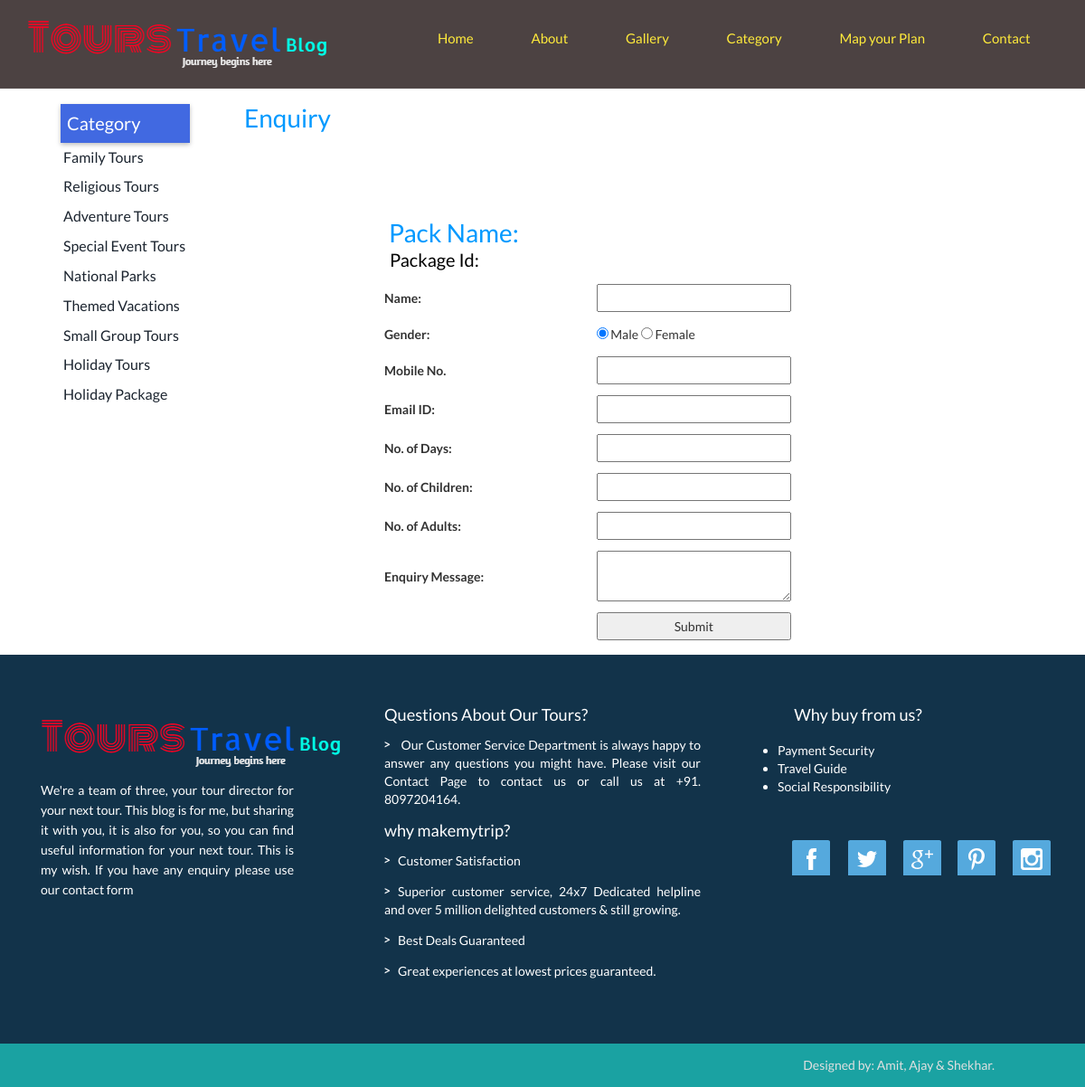
The app's page /enquiry.php with its own data.
### tables this page shows
CREATE TABLE `category` (
  `Cat_id` int(100) NOT NULL,
  `Cat_name` varchar(2000) NOT NULL
);

### enquiry.php (the view, shortened to what this page needs)
<!DOCTYPE html PUBLIC "-//W3C//DTD XHTML 1.0 Transitional//EN" "http://www.w3.org/TR/xhtml1/DTD/xhtml1-transitional.dtd">
<html xmlns="http://www.w3.org/1999/xhtml">
<head>
<link href="css/bootstrap.css" rel='stylesheet' type='text/css'/>
<link href="css/style.css" rel="stylesheet" type="text/css" media="all"/>
<link href="css/animate.css" rel="stylesheet" type="text/css" media="all">
</head>
<body>
<?php include('function.php'); ?>
<?php include('top.php'); ?>
<div style="height:50px"></div>
<div class=category-content>
 <div class=category-sidebar>
<table cellpadding="0" cellspacing="0">
<tr><td><div style="background: #4169E1;box-shadow: 0 2px 5px 0 rgba(0,0,0,.26);padding: 7px;margin-left: 2px; font-size: 20px;">Category</div></td></tr>
<?php
$s="select * from category";
$result=mysqli_query($cn,$s);
while($data=mysqli_fetch_array($result))
{
		echo "<tr><td style=' padding:5px;'><a href='subcat.php?catid=$data[0]'>$data[1]</a></td></tr>";
}
?>
</table>
</div>
    <?php
    $s="select * from package,category,subcategory where package.category=category.cat_id and package.subcategory=subcategory.subcatid and package.packid='" . $_GET["pid"] ."'";
    $result=mysqli_query($cn,$s);
    $data=mysqli_fetch_array($result);
    ?>
<div style="width:800px; float:left">
<table cellpadding="0px" cellspacing="0" width="1000px">
<tr><td class="headingText">Enquiry</td></tr>
<tr><td class="paraText" width="900px">
<table cellpadding="0" cellspacing="0" width="900px">
<td>
<table border="0"; width="600px" height="400px" align="center" >
<form method="post" enctype="multipart/form-data">
 <tr><td colspan="3" class="headingText">Pack Name:&nbsp;&nbsp;&nbsp;<?php echo $data[1];?></td></tr>
<tr><td colspan="3"><div style="color:black;font-family: Lato,Sans-Serif; font-size:20px;margin-left: 6px;
    margin-bottom: 8px;">Package Id: &nbsp;<?php echo $data[0];?></div></td></tr>
<tr><td class="lefttxt">Name:</td><td class="adjustmargin"><input type="text" name="t1" required pattern="[a-zA-z1 _]{3,50}" title"Please Enter Only Characters and numbers between 1 to 50 for Name"/></td></tr><br/>
<tr><td class="lefttxt">Gender:</td><td class="adjustmargin"><input type="radio" name="r1" value="Male" checked="checked" />  Male    <input type="radio" name="r1"  value="Female"/>  Female</td></tr><br/>
<tr><td class="lefttxt">Mobile No.</td><td class="adjustmargin"><input type="text" name="t2" required pattern="[0-9]{10,12}" title"Please Enter Only numbers between 10 to 12 for Mobile No"/></td></tr><br/>
<tr><td class="lefttxt">Email ID:</td><td class="adjustmargin"><input type="email" name="t3" required /></td><td><br/>
<tr><td class="lefttxt">No. of Days:</td><td class="adjustmargin"><input type="number" name="t4" required pattern="[1 _]{1,20}" title"Please Enter Only numbers between 1 to 20 for No. oF Days"/></td><td><br/>
<tr><td class="lefttxt">No. of Children:</td><td class="adjustmargin"><input type="number" name="t5" required pattern="[1 _]{1,10}" title"Please Enter Only numbers between 1 to 10 for Children"/></td><td><br/>
<tr><td class="lefttxt">No. of Adults:</td><td class="adjustmargin"><input type="number" name="t6" required pattern="[1 _]{1,20}" title"Please Enter Only numbers between 1 to 20 for No.Of Adults"/></td><td><br/>
<tr><td class="lefttxt">Enquiry Message:</td><td class="adjustmargin"><textarea name="t7" required="required"/></textarea></td><td><br/>
<tr><td>&nbsp;</td><td class="adjustmargin"><input type="submit" value="Submit" name="sbmt" /></td></tr>
</form></td></tr>
</table>
</div>
</div>
<?php include('bottom.php'); ?>
</body>
</html>

### css/style.css (style rules this page uses)
.category-content { width: inherit; margin: 55px; }
.category-sidebar { width: 210px; font-size: 16px; padding: 10px; color: #fff; float: left; }
.lefttxt { font-family: Lato,Sans-serif; font-weight: bold; font-size:14px; }
input[type="radio"] { width: initial; }
.adjustmargin { padding:6px; }
.paraText { line-height:25px; padding:10px; text-align:justify; }
.headingText { font-size:28px; font-family: "Lato",Sans-Serif; color:#09F; margin-bottom:8px; padding: 5px;; }
body { margin:0; padding:0; font-family: 'Lato', sans-serif; -webkit-appearance:none; }
body a { transition:0.5s all; -webkit-transition:0.5s all; -moz-transition:0.5s all; -o-transition:0.5s all; -ms-transition:0.5s all; }

### records on screen
category: Cat_name "Family Tours"
category: Cat_name "Religious Tours"
category: Cat_name "Adventure Tours"
category: Cat_name "Special Event Tours"
category: Cat_name "National Parks"
category: Cat_name "Themed Vacations"
category: Cat_name "Small Group Tours"
category: Cat_name "Holiday Tours"
category: Cat_name "Holiday Package"
